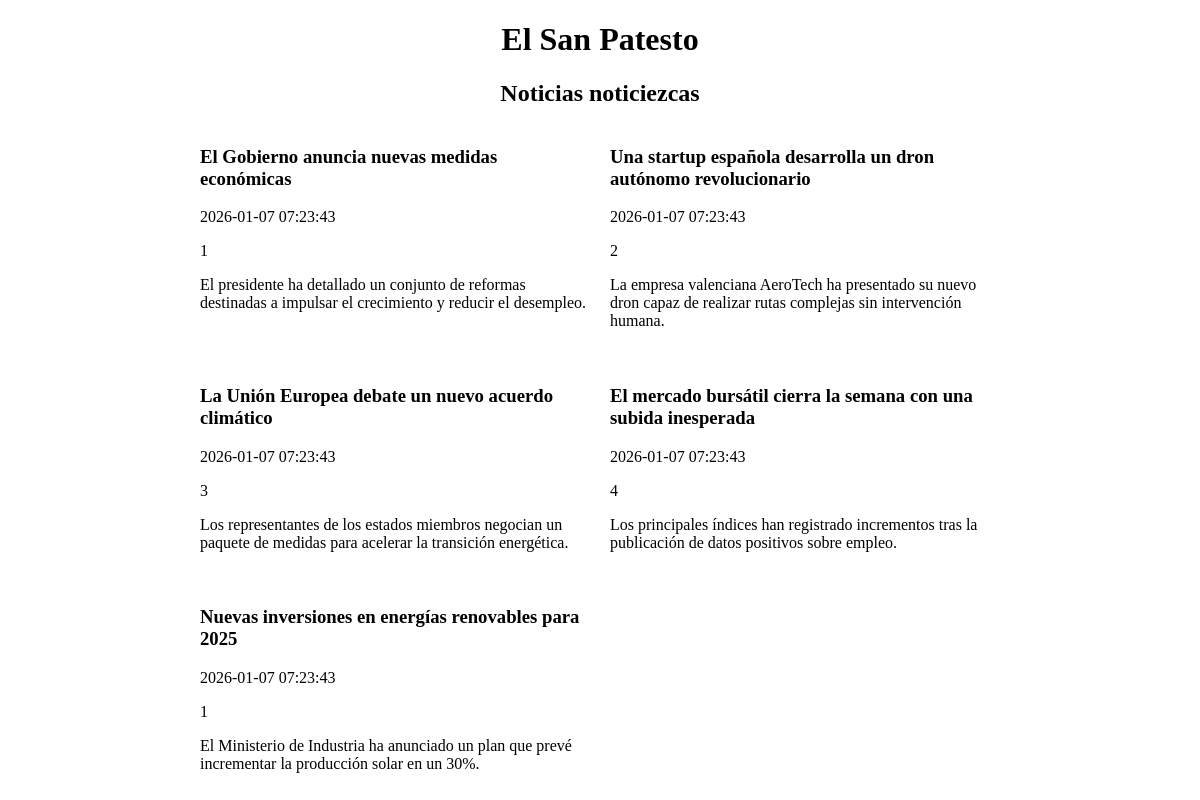
The page / on the database its author committed.
### tables this page shows
CREATE TABLE noticias (
    id INT AUTO_INCREMENT PRIMARY KEY,
    titulo VARCHAR(200) NOT NULL,
    contenido TEXT NOT NULL,
    fecha_publicacion DATETIME DEFAULT CURRENT_TIMESTAMP,
    autor_id INT NULL,    

    CONSTRAINT fk_noticias_autores
        FOREIGN KEY (autor_id)
        REFERENCES autores(id)
        ON UPDATE CASCADE
        ON DELETE SET NULL
);

### inc/listar_articulos.php (the view, shortened to what this page needs)
<?php
        $host = "localhost";
        $user = "Gustavo";
        $pass = "Hakaishin2.";
        $db   = "periodico";
        $conexion = new mysqli($host, $user, $pass, $db);
        $sql = "SELECT * FROM noticias";
        $resultado = $conexion->query($sql);
        while ($fila = $resultado->fetch_assoc()) {
          echo '
            <article>
              <h3>'.$fila['titulo'].'</h3>
              <time>'.$fila['fecha_publicacion'].'</time>
              <p>'.$fila['autor_id'].'</p>
              <p>'.$fila['contenido'].'</p>
            </article>
          ';
        }
      ?>

### index.php (shortened to what this page needs)
<!doctype html>
<html lang="es">
	<head>
    <link rel="stylesheet" href="css/estilo.css">
  </head>
  <body>
  	<header>
    	<h1>El San Patesto</h1>
      <h2>Noticias noticiezcas</h2>
    </header>
    <main>
    	<?php include "inc/listar_articulos.php"; ?>
    </main>
  </body>
</html>

### css/estilo.css (style rules this page uses)
body,html { width:100%; height:100%; margin:0px; padding:0px; }
header,main,footer { width:800px; margin:auto; }
header,footer { text-align:center; }
main { display:grid; grid-template-columns:repeat(2,100fr); gap:20px; }

### rows shown on the page
noticias: titulo "El Gobierno anuncia nuevas medidas económicas", fecha_publicacion "2026-01-07 07:23:43", autor "1", contenido "El presidente ha detallado un conjunto de reformas destinadas a impulsar el crecimiento y reducir el desempleo."
noticias: titulo "Una startup española desarrolla un dron autónomo revolucionario", fecha_publicacion "2026-01-07 07:23:43", autor "2", contenido "La empresa valenciana AeroTech ha presentado su nuevo dron capaz de realizar rutas complejas sin intervención humana."
noticias: titulo "La Unión Europea debate un nuevo acuerdo climático", fecha_publicacion "2026-01-07 07:23:43", autor "3", contenido "Los representantes de los estados miembros negocian un paquete de medidas para acelerar la transición energética."
noticias: titulo "El mercado bursátil cierra la semana con una subida inesperada", fecha_publicacion "2026-01-07 07:23:43", autor "4", contenido "Los principales índices han registrado incrementos tras la publicación de datos positivos sobre empleo."
noticias: titulo "Nuevas inversiones en energías renovables para 2025", fecha_publicacion "2026-01-07 07:23:43", autor "1", contenido "El Ministerio de Industria ha anunciado un plan que prevé incrementar la producción solar en un 30%."
